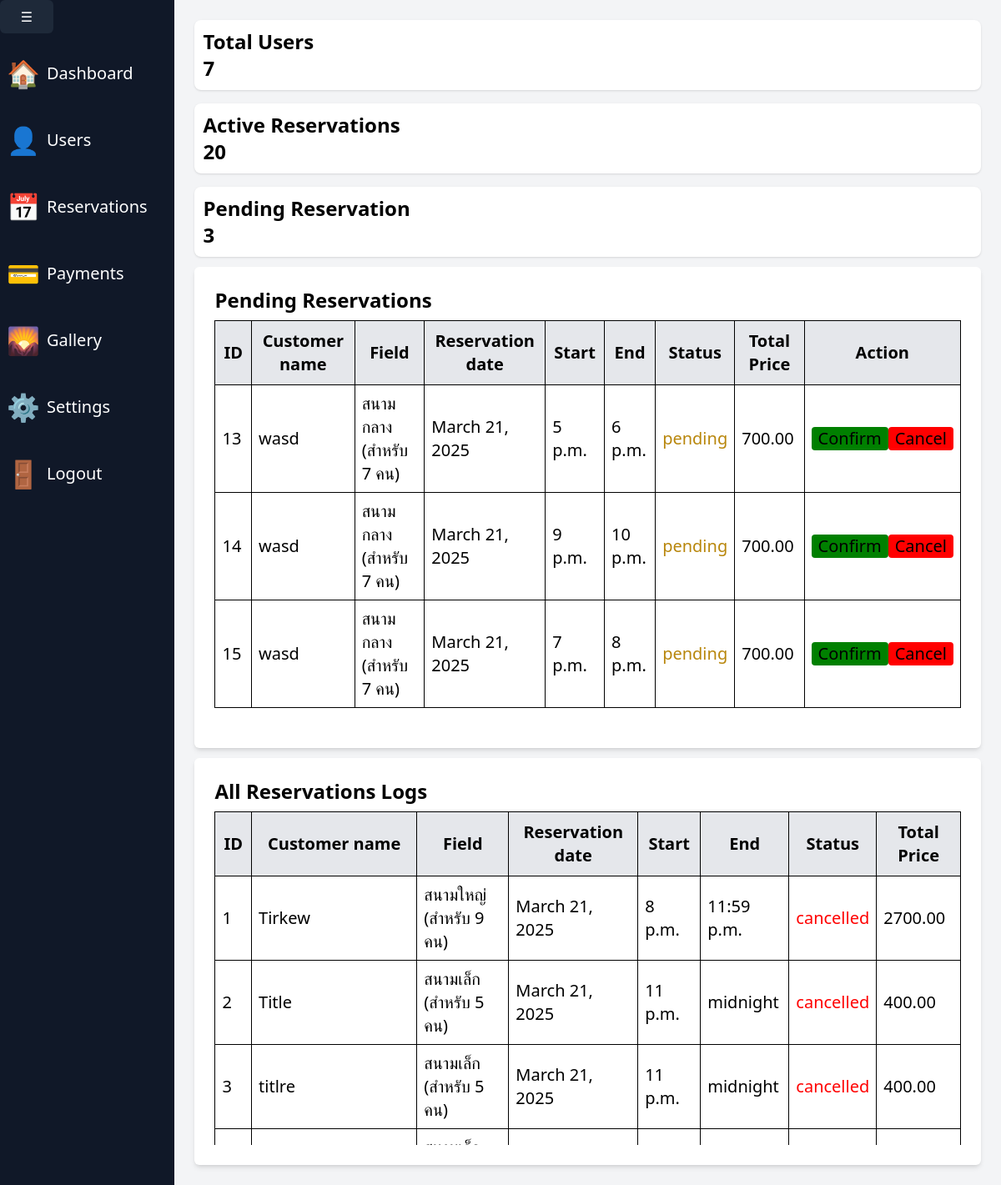
The page /admin-custom/dashboard/ (signed in) on the database as committed earlier.
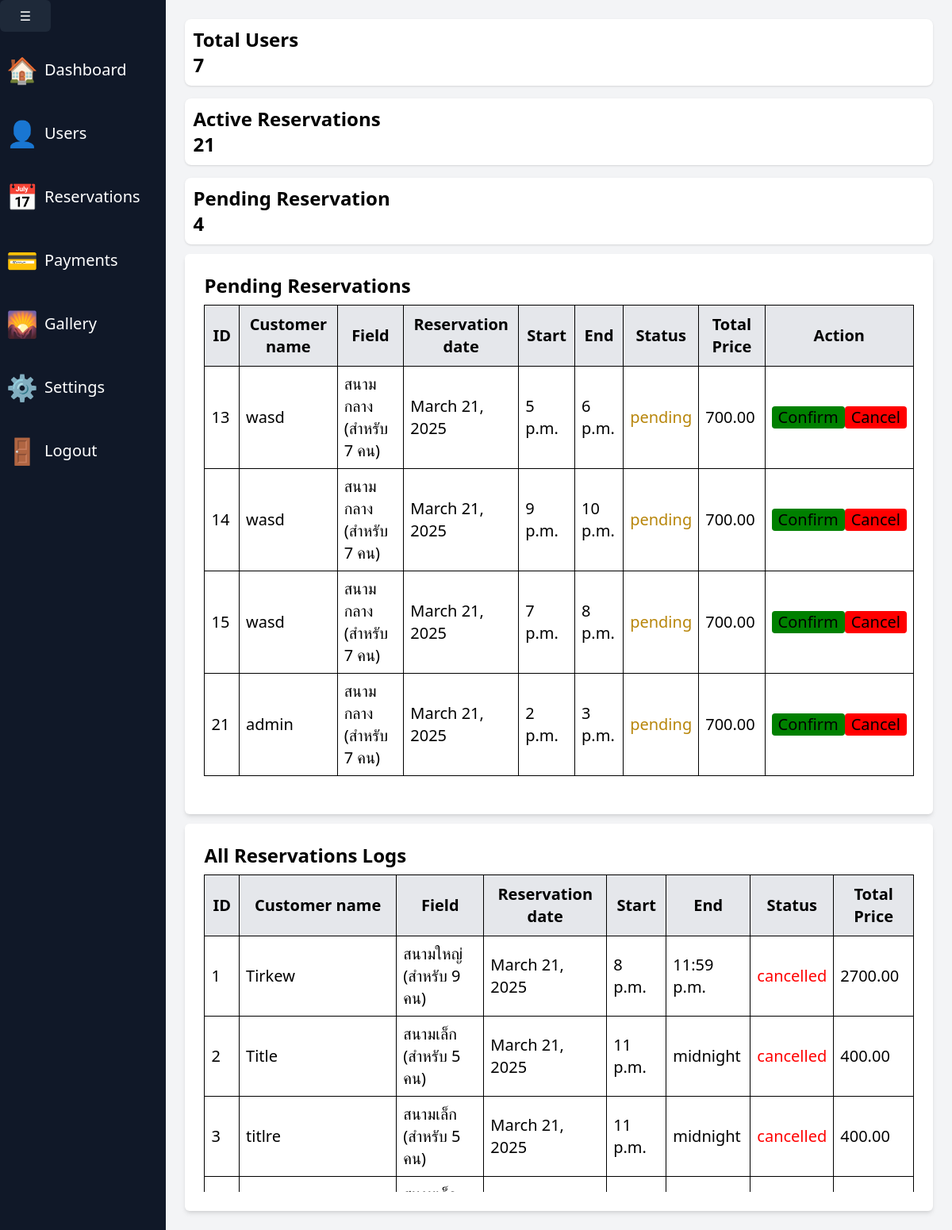
The same page on the database as committed later.
### booking/models.py (models this page shows, shortened)
class Reservation(models.Model):
    STATUS_CHOICES = (
        ('pending', 'กำลังจอง'),  # สถานะใหม่เพื่อรอการยืนยันจาก admin
        ('booked', 'จองแล้ว'),
        ('cancelled', 'ยกเลิก'),
    )
    field = models.ForeignKey(Field, on_delete=models.CASCADE)
    reservation_date = models.DateField()
    start_time = models.TimeField()
    end_time = models.TimeField()
    customer_name = models.CharField(max_length=100)
    phone = models.CharField(max_length=20)
    status = models.CharField(max_length=20, choices=STATUS_CHOICES, default='pending')  # เปลี่ยนจาก default='booked' เป็น 'pending'
    total_price = models.DecimalField(max_digits=10, decimal_places=2)
    created_at = models.DateTimeField(auto_now_add=True)

class Field(models.Model):
    id = models.AutoField(primary_key=True)
    name = models.CharField(max_length=100)
    capacity = models.IntegerField()
    price_per_hour = models.DecimalField(max_digits=10, decimal_places=2)
    def __str__(self):
        return f"{self.name} (สำหรับ {self.capacity} คน)"

### LoginSystem/views/LoginViews.py (the view)
# urls.py: path('dashboard/', LoginViews.admin_dashboard, name='admin_dashboard'),
def admin_dashboard(request):
    reservation = Reservation.objects.all()
    logged_in = isSuperUser(request)
    if isinstance(logged_in, (HttpResponseForbidden, HttpResponseRedirect)):
        return logged_in  # Return the response immediately
    user_count = User.objects.count()  # Get all users
    reservation_count = Reservation.objects.count()
    pending_count = Reservation.objects.filter(status='pending').count()
    context = {
        'logged_in': logged_in['loggedin'],
        'user': logged_in['user'],
        'user_count': user_count,  # Pass users to the template
        'reservation': reservation,
        'reservation_count': reservation_count,
        'pending_count': pending_count,
    }
    return render(request, 'private/dashboard.html', context)

### LoginSystem/views/LoginViews.py (called while the page is built)
def check_login(request):
    return {
        'loggedin': request.user.is_authenticated,
        'user': request.user
    }

def isSuperUser(request):
    logged_in = check_login(request)
    if not logged_in['loggedin']:
        return redirect('login-th')
    if not logged_in['user'].is_superuser:
        return HttpResponseForbidden("You do not have permission to access this page.")  # 403 Forbidden
    return logged_in

### templates/private/dashboard.html (shortened to what the changed rows need)
{% extends 'private/base.html' %}
{% block content %}
<main class="flex-1 p-6">
    <div class="grid grid-cols-1 md:grid-cols-3 gap-4">
        <div class="bg-white rounded-lg shadow" style="padding: 10px;">
            <h3 class="text-2xl font-semibold">Active Reservations</h3>
            <p class="text-2xl font-bold">{{reservation_count}}</p>
        </div>
        <div class="bg-white rounded-lg shadow" style="padding: 10px;">
            <h3 class="text-2xl font-semibold">Pending Reservation</h3>
            <p class="text-2xl font-bold">{{pending_count}}</p>
        </div>
    </div>
    <div class="max-w-6xl mx-auto bg-white p-6 shadow-md rounded-md mt-3">
        <h2 class="text-2xl font-semibold mb-2">Pending Reservations</h2>
        <div id="reservationTables">
            <div class="mb-6">
                <table class="w-full border border-gray-300">
                    <thead class="border">
                        <tr class="bg-gray-200 border" style="border: 1px solid black;">
                            <th class="border p-2 text-xl" style="padding: 10px;">ID</th>
                            <th class="border p-2 text-xl" style="padding: 10px;">Customer name</th>
                            <th class="border p-2 text-xl" style="padding: 10px;">Field</th>
                            <th class="border p-2 text-xl" style="padding: 10px;">Reservation date</th>
                            <th class="border p-2 text-xl" style="padding: 10px;">Start</th>
                            <th class="border p-2 text-xl" style="padding: 10px;">End</th>
                            <th class="border p-2 text-xl" style="padding: 10px;">Status</th>
                            <th class="border p-2 text-xl" style="padding: 10px;">Total Price</th>
                            <th class="border p-2 text-xl" style="padding: 10px;">Action</th>
                        </tr>
                    </thead>
                    <tbody id="">
                        {% for reservation in reservation %}
                        {% if reservation.status == 'pending' %}
                            <tr>
                                <td class="border p-2 text-xl">{{reservation.id}}</td>
                                <td class="border p-2 text-xl">{{reservation.customer_name}}</td>
                                <td class="border p-2 text-xl">{{reservation.field}}</td>
                                <td class="border p-2 text-xl">{{reservation.reservation_date}}</td>
                                <td class="border p-2 text-xl">{{reservation.start_time}}</td>
                                <td class="border p-2 text-xl">{{reservation.end_time}}</td>
                                <td class="border p-2 text-xl">
                                    <span
                                    id="status-{{reservation.id}}"
                                    style="color:
                                    {% if reservation.status == 'cancelled' %}red
                                    {% elif reservation.status == 'booked' %}green
                                    {% else %}darkgoldenrod
                                    {% endif %};">
                                    {{reservation.status}}</span>
                                </td>
                                <td class="border p-2 text-xl">{{reservation.total_price}}</td>
                                <td class="border p-2 text-xl" style="text-align: center;">
                                    {% if reservation.status != 'pending' %}
                                    <button onclick="editRow({{ reservation.id }})" id="editStatus-btn-{{ reservation.id }}" class="px-2 rounded" style="background-color: #8B8000; cursor: pointer;">Edit</button>
                                    <button onclick="saveRow({{ reservation.id }})" id="saveStatus-btn-{{ reservation.id }}" class="px-2 rounded hidden" style="background-color: green; cursor: pointer;">Save</button>
                                    {% else %}
                                    <div class="flex">
                                        <button onclick="confirmRow({{ reservation.id }})" id="confirm-btn-{{ reservation.id }}" class="px-2 rounded" style="background-color: green; cursor: pointer;">Confirm</button>
                                        <button onclick="cancelRow({{ reservation.id }})" id="cancel-btn-{{ reservation.id }}" class="px-2 rounded" style="background-color: red; cursor: pointer;">Cancel</button>
                                    </div>
                                    {% endif %}
                                </td>
                            </tr>
                        {% endif %}
                        {% endfor %}
                    </tbody>
                </table>
            </div>
        </div>
    </div>
    <div class="max-w-6xl mx-auto bg-white p-6 shadow-md rounded-md mt-3">
        <h2 class="text-2xl font-semibold mb-2">All Reservations Logs</h2>
        <div id="reservationTables" style="max-height: 400px;overflow-y: auto;">
            <div class="mb-6">
                <table class="w-full border border-gray-300">
                    <thead class="border" style="position: sticky;top: 0;z-index: 2">
                        <tr class="bg-gray-200 border" style="border: 1px solid black;">
                            <th class="border p-2 text-xl" style="padding: 10px;">ID</th>
                            <th class="border p-2 text-xl" style="padding: 10px;">Customer name</th>
                            <th class="border p-2 text-xl" style="padding: 10px;">Field</th>
                            <th class="border p-2 text-xl" style="padding: 10px;">Reservation date</th>
                            <th class="border p-2 text-xl" style="padding: 10px;">Start</th>
                            <th class="border p-2 text-xl" style="padding: 10px;">End</th>
                            <th class="border p-2 text-xl" style="padding: 10px;">Status</th>
                            <th class="border p-2 text-xl" style="padding: 10px;">Total Price</th>
                        </tr>
                    </thead>
                    <tbody id="">
                        {% for reservation in reservation %}
                        <tr>
                            <td class="border p-2 text-xl">{{reservation.id}}</td>
                            <td class="border p-2 text-xl">{{reservation.customer_name}}</td>
                            <td class="border p-2 text-xl">{{reservation.field}}</td>
                            <td class="border p-2 text-xl">{{reservation.reservation_date}}</td>
                            <td class="border p-2 text-xl">{{reservation.start_time}}</td>
                            <td class="border p-2 text-xl">{{reservation.end_time}}</td>
                            <td class="border p-2 text-xl">
                                <span
                                id="status-{{reservation.id}}"
                                style="color:
                                {% if reservation.status == 'cancelled' %}red
                                {% elif reservation.status == 'booked' %}green
                                {% else %}darkgoldenrod
                                {% endif %};">
                                {{reservation.status}}</span>
                            </td>
                            <td class="border p-2 text-xl">{{reservation.total_price}}</td>
                        </tr>
                        {% endfor %}
                    </tbody>
                </table>
            </div>
        </div>
    </div>
</main>
{% endblock %}

Rows that differ between the two databases and show on the page:
added Reservation: id "21", customer_name "admin", field "สนามกลาง (สำหรับ 7 คน)", reservation_date "March 21, 2025", start_time "2 p.m.", end_time "3 p.m.", status "pending", total_price "700.00", shown under "Pending Reservations"
Other text that changed with them:
{{ reservation_count }}: "20" → "21"
{{ pending_count }}: "3" → "4"
